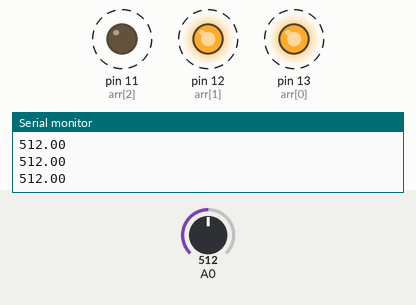
Recording of a sketch running on a simulated Arduino Uno, built with avr-gcc and run on an emulated ATmega328P. Parts: output pins drawn as LEDs (lit = HIGH), the last lines printed to the serial monitor. Dashed ring = blinking. The test bench sets the inputs (shaded band); at power-on: A0 = 512.

Above: at 1.26 s.
1.3 s: A0 set to 306
At 1.61 s:
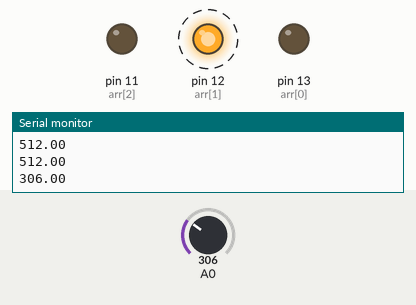
4.3 s: A0 set to 716
At 4.52 s:
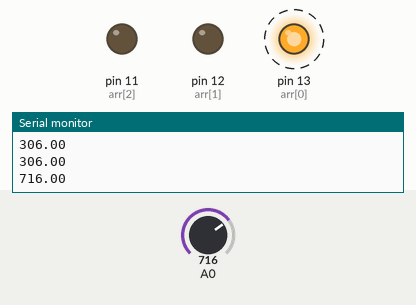
7.3 s: A0 set to 511
At 7.72 s:
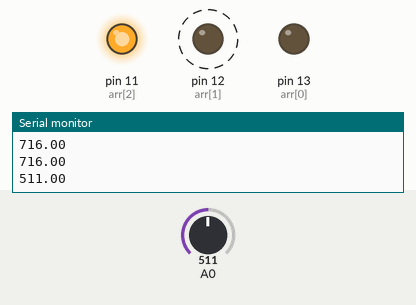
10.3 s: A0 set to 900
Timing chart, 0 to 14.3 s (numbered marks = the images above; inputs shaded):
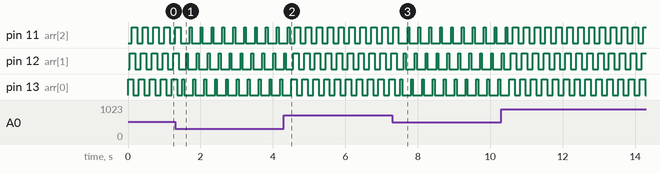

The sketch:

exam_q.ino
```cpp
int arr[]= {13,12,11};
float vol= 0;
float half=1023/2;
void setup() {
  for(int i=0; i<3; i++){
   pinMode(arr[i],OUTPUT);
  }
 Serial.begin(9600);
}
void loop() {
  vol= analogRead(A0);
 Serial.println(vol);
 if (vol<=half){
      for(int i=0; i<3;i++){
       digitalWrite(arr[i],HIGH);
       delay(50);
       digitalWrite(arr[i],LOW);
       delay(50);
      }
    }else{
       for(int i=0; i<3;i++){
       digitalWrite(arr[i],HIGH);
       delay(50);

       }
       for(int i=0; i<3;i++){
       digitalWrite(arr[i],LOW);
       delay(50);

       }

      }


}
```

Measured:
- by itself, pin 11 (arr[2]): repeats every 0.30 s: LOW 0.15 s, HIGH 0.15 s
- by itself, pin 13 (arr[0]): alternates HIGH for 0.15 s and LOW for 0.15 s
